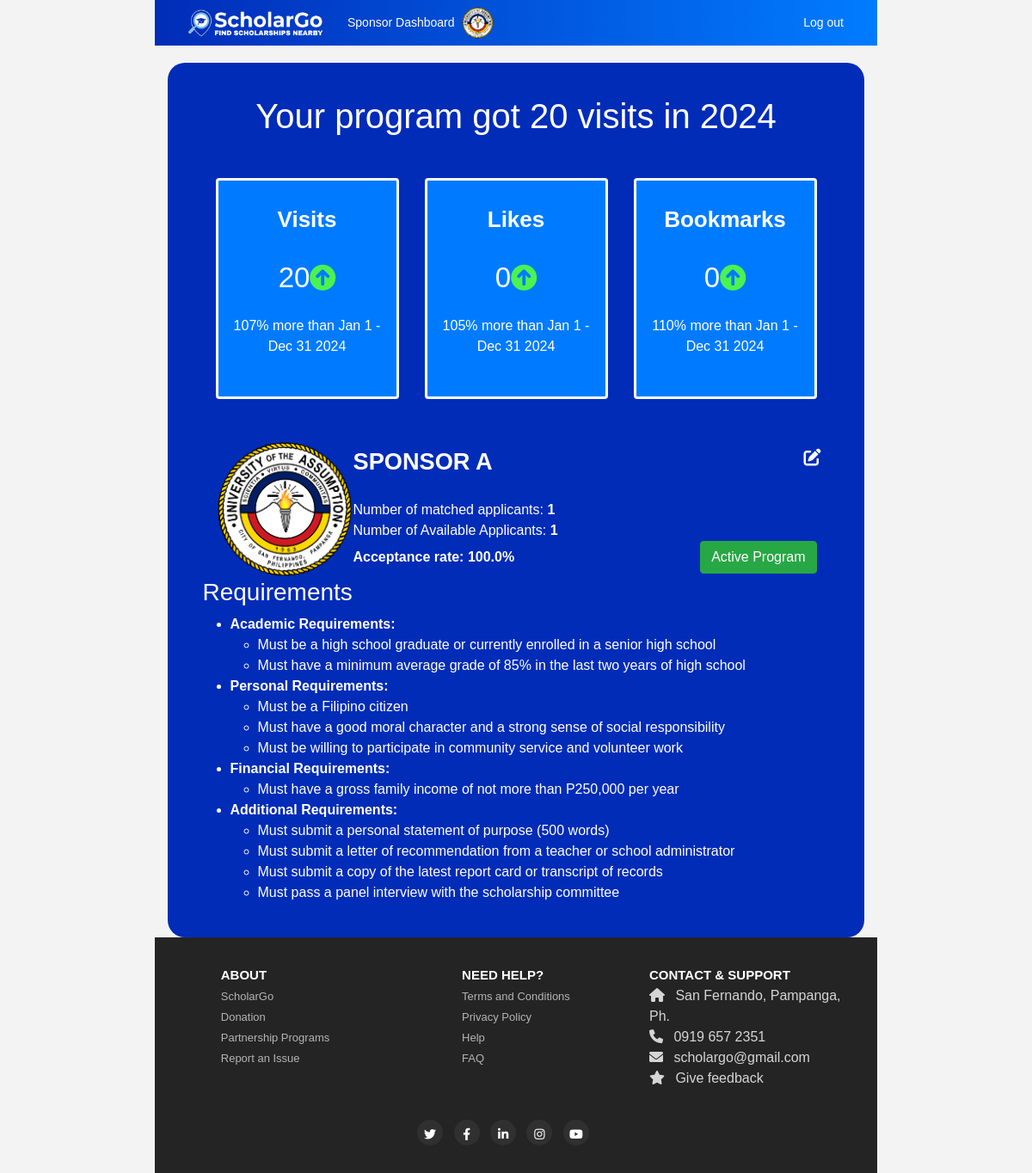
The page /sponsordashboard (signed in) on the database its author committed.
### website/models.py (models this page shows, shortened)
class Sponsorship_data(db.Model, UserMixin):
    id = db.Column(db.Integer, primary_key=True)
    sponsor_name = db.Column(db.String(150))
    persontocontact = db.Column(db.String(150), nullable=True)
    course = db.Column(db.String(150))
    url = db.Column(db.String(356), unique=True, nullable=True)
    type_of_sponsor  = db.Column(db.String(150))
    address = db.Column(db.String(150), nullable=True)
    contact_information = db.Column(db.String(150), nullable=True)
    extracurricular_activity = db.Column(db.String(150))
    email = db.Column(db.String(150), unique=True, nullable=False)
    password = db.Column(db.String(150), nullable=False)
    weight_fos = db.Column(db.Float)
    weight_gpa = db.Column(db.Float)
    weight_extracurricular_activities = db.Column(db.Float)
    weight_financial_status = db.Column(db.Float)
    passing_requirement = db.Column(db.Float)
    verified = db.Column(db.Boolean, default=False, nullable=False)
    description = db.Column(db.Text)
    full_description = db.Column(db.Text, nullable=True)
    image = db.Column(db.String(300), nullable=True)
    deadline_date = db.Column(db.Date, nullable=False)
    active = db.Column(db.Boolean, default=True, nullable=False)
    amount_per_semester = db.Column(db.Float, nullable=False)
    picture_path = db.Column(db.String(255), nullable=False)
    likes = db.relationship('User', secondary=user_sponsorship_likes, backref='liked_by')
    comments = db.relationship('Comment', backref='sponsorship', lazy=True)
    def get_follower_count(self):
        return len(self.followers)

### website/views.py (the view)
@views.route('/sponsordashboard')
@login_required
def sponsordashboard():
    current_year = datetime.now().year
    sponsorship_data = None
    matched_applicants_count = 0
    total_applicants_count = 0
    acceptance_rating = 0.0
    total_likes = 0
    visit_count = 0
    follower_count = 0  # Initialize follower_count
    if session.get('user_type') == 'Sponsorship':
        sponsorship_data = Sponsorship_data.query.filter_by(id=current_user.id).first()
        if sponsorship_data:
            total_likes = len(sponsorship_data.likes)
            follower_count = sponsorship_data.get_follower_count()
        matches, matched_applicants_count, total_applicants_count = match_students_to_sponsorships()
        if total_applicants_count > 0:
            acceptance_rating = (matched_applicants_count / total_applicants_count) * 100
        visit_count = db.session.query(user_sponsorship_visits).filter_by(sponsorship_id=sponsorship_data.id).count() if sponsorship_data else 0
    return render_template("sponsor_dashboard.html",
                           visit_count=visit_count,
                           total_likes=total_likes,
                           total_applicants_count=total_applicants_count,
                           user=current_user,
                           sponsorship_data=sponsorship_data,
                           current_year=current_year,
                           matched_applicants_count=matched_applicants_count,
                           acceptance_rating=acceptance_rating,
                           follower_count=follower_count)  # Pass the follower count

### website/templates/sponsor_dashboard.html (shortened to what this page needs)
{% extends "base.html" %}
{% block content %}
    {% if session['user_type'] == 'Sponsorship' %}
    <link rel="stylesheet" href="https://cdn.jsdelivr.net/npm/bootstrap@4.6.2/dist/css/bootstrap.min.css">
    <link rel="stylesheet" href="https://cdnjs.cloudflare.com/ajax/libs/font-awesome/6.0.0-beta3/css/all.min.css">
</head>
<body>
    <div class="analytics">
        <div class="container">
            <h1 class="text-center">Your program got <span id="visit-count">{{visit_count}}</span> visits in {{ current_year }}</h1>
            <div class="row mt-5">
                <div class="col-md-4">
                    <div class="card">
                        <div class="card-body">
                            <h5 class="card-title">Visits</h5>
                            <h1 class="card-text"><span id="visit-count-card">{{ visit_count}}</span><i class="fas fa-arrow-circle-up"></i></h1>
                            <p class="card-text-description">107% more than Jan 1 - Dec 31 2024</p>
                        </div>
                    </div>
                </div>
                <div class="col-md-4">
                    <div class="card">
                        <div class="card-body">
                            <h5 class="card-title">Likes</h5>
                            <h1 class="card-text" id="likes-count">{{ total_likes }}<i class="fas fa-arrow-circle-up"></i></h1>
                            <p class="card-text-description">105% more than Jan 1 - Dec 31 2024</p>
                        </div>
                    </div>
                </div>
                <div class="col-md-4">
                    <div class="card">
                        <div class="card-body">
                            <h5 class="card-title">Bookmarks</h5>
                            <h1 class="card-text" id="follower-count-{{ sponsorship_data.id }}">{{ follower_count }}<i class="fas fa-arrow-circle-up"></i></h1>
                            <p class="card-text-description">110% more than Jan 1 - Dec 31 2024</p>
                        </div>
                    </div>
                </div>
            </div>
            <div class="row mt-5">
                <div class="col-md-12">
                    <div class="d-flex align-items-center">
                        <img src="{{ url_for('static', filename='uploads/' + sponsorship_data.picture_path) }}" alt="University of the Assumption Logo" class="logo">
                        <div class="info" style="flex-grow: 1;">
                            <div class="d-flex justify-content-between align-items-center">
                                <span class="university-name">{{ sponsorship_data.sponsor_name }}</span>
                                <i class="fas fa-edit edit-icon"></i>
                            </div>
                            <div class="applicant-info-container mt-2">
                                <p class="applicant-info">Number of matched applicants: <strong>{{matched_applicants_count}}</strong></p>
                                <p class="applicant-info">Number of Available Applicants: <strong>{{ total_applicants_count }}</strong></p>
                                <div class="d-flex justify-content-between align-items-center">
                                    <p class="applicant-info mb-0 rate">
                                        <strong>Acceptance rate: {{ acceptance_rating | round(2) }}%</strong>
                                    </p>
                                    <button class="btn btn-success ml-3">Active Program</button>
                                </div>
                            </div>
                        </div>
                    </div>
                </div>
            </div>
        </div>
        <div class="sponsor-requirements" style="position: relative;">
            {{ sponsorship_data.full_description | safe }}
        </div>
    </div>
</div>
{% endif %}
{% endblock %}

### website/templates/base.html (shortened to what this page needs)
<!DOCTYPE html>
<html lang="en">
<head>
   <link href="https://cdn.jsdelivr.net/npm/bootstrap@5.3.0-alpha1/dist/css/bootstrap.min.css" rel="stylesheet">
  <link rel="stylesheet" href="/static/css/base.css" />
  <link rel="stylesheet" href="/static/css/footer.css"/>
  <link rel="stylesheet" href="https://cdnjs.cloudflare.com/ajax/libs/font-awesome/6.0.0-beta3/css/all.min.css" />
</head>
</head>
<body>
  <nav class="navbar navbar-expand-lg" style="background-color: #1A32D0;">
    <div class="container-fluid">
        <div class="nav-logo">
            <img src="/static/images/nav-logo.png" alt="Logo">
        </div>
        <div class="collapse navbar-collapse" id="navbarSupportedContent">
            <ul class="navbar-nav me-auto mb-2 mb-lg-0">
                {% if current_user.is_authenticated %}
                    {% if session['user_type'] == 'User' %}
                    <li class="nav-item">
                      <a class="nav-link text-white" id="home" href="/">Home</a>
                  </li>
                        <li class="nav-item">
                            <a class="nav-link text-white" id="profile" href="/profile">Profile</a>
                        </li>
                        <li class="nav-item">
                            <a class="nav-link text-white" id="sponsor-list" href="/sponsorlist">Sponsors</a>
                        </li>
                        <li class="nav-item">
                            <a class="nav-link text-white" id="bookmarks" href="/follow">
                               Bookmarks
                            </a>
                        </li>
                        <li class="nav-item dropdown">
                          <a class="nav-link dropdown-toggle text-white" href="/notifications" id="notificationsDropdown" role="button" data-bs-toggle="dropdown" aria-expanded="false">
                              Notifications
                              <span id="unreadCount" class="badge bg-danger"></span>
                          </a>
                          <ul class="dropdown-menu dropdown-menu-end" aria-labelledby="notificationsDropdown" id="notificationsList">
                              <li>
                                  <a class="dropdown-item text-center" href="/notifications">View All Notifications</a>
                              </li>
                          </ul>
                      </li>
                      </ul>
                      {% elif session['user_type'] == 'Sponsorship' %}
                      <li class="nav-item">
                          <a class="nav-link text-white" id="sponsordashboard" href="/sponsordashboard">Sponsor Dashboard</a>
                      </li>
                      <ul class="navbar-nav ms-auto mb-2 mb-lg-0">
                          <li class="nav-item">
                              <a href="/profilesponsor">
                                  <img class="rounded-circle me-2 profile-picture"
                                       style="width: 37px; height: 37px; cursor: pointer;"
                                       src="{{ url_for('static', filename='uploads/' + sponsorship_data.picture_path) }}"
                                       alt="Profile Picture">
                              </a>
                          </li>
                      </ul>
                      {% endif %}
                {% endif %}
            </ul>
            <ul class="navbar-nav ms-auto mb-2 mb-lg-0">
                {% if current_user.is_authenticated %}
                    <li class="nav-item">
                        <a class="nav-link text-white" id="logout" href="/logout">Log out</a>
                    </li>
                {% else %}
                    <li class="nav-item">
                        <a class="nav-link text-white" id="sign-sponsor" href="/sign-sponsor">Sign Up as Sponsor</a>
                    </li>
                {% endif %}
            </ul>
        </div>
    </div>
</nav>
  <div class="container">
    {% block content %} {% endblock %}
<footer>
  <div class="container">
    <div class="row">
      <div class="col-md-4 footer-column">
        <ul class="nav flex-column">
          <li class="nav-item">
            <span class="footer-title">About</span>
          </li>
          <li class="footer nav-item">
            <a class="nav-link-footer" href="#">ScholarGo</a>
          </li>
          <li class="footer nav-item">
            <a class="nav-link-footer" href="#">Donation</a>
          </li>
          <li class="footer nav-item">
            <a class="nav-link-footer" href="#">Partnership Programs</a>
          </li>
          <li class="footer nav-item">
            <a class="nav-link-footer" href="#">Report an Issue</a>
          </li>
        </ul>
      </div>
      <div class="col-md-4 footer-column">
        <ul class="nav flex-column">
          <li class="nav-item">
            <span class="footer-title">Need Help?</span>
          </li>
          <li class="nav-item">
            <a class="nav-link-footer" href="#">Terms and Conditions</a>
          </li>
          <li class="nav-item">
            <a class="nav-link-footer" href="#">Privacy Policy</a>
          </li>
          <li class="nav-item">
            <a class="nav-link-footer" href="#">Help</a>
          </li>
          <li class="nav-item">
            <a class="nav-link-footer" href="#">FAQ</a>
          </li>
        </ul>
      </div>
      <div class="col-md-4 footer-column">
        <ul class="nav flex-column">
          <li class="nav-item">
            <span class="footer-title">Contact & Support</span>
          </li>
          <li class="nav-item">
            <span class="navlink-footer"><i class="fas fa-home"></i> San Fernando, Pampanga, Ph.</span>
          </li>
          <li class="nav-item">
            <span class="navlink-footer"><i class="fas fa-phone"></i> 0919 657 2351</span>
          </li>
          <li class="nav-item">
            <span class="navlink-footer"><i class="fas fa-envelope"></i> scholargo@gmail.com</span>
          </li>
          <li class="nav-item">
            <span class="navlink-footer"><i class="fas fa-star"></i> Give feedback</span>
          </li>
        </ul>
      </div>
<div class="row icons">
<div class="col-12 text-center">
  <ul class="list-inline social-buttons">
    <li class="list-inline-item">
      <a href="#"><i class="fab fa-twitter"></i></a>
    </li>
    <li class="list-inline-item">
      <a href="#"><i class="fab fa-facebook-f"></i></a>
    </li>
    <li class="list-inline-item">
      <a href="#"><i class="fab fa-linkedin-in"></i></a>
    </li>
    <li class="list-inline-item">
      <a href="#"><i class="fab fa-instagram"></i></a>
    </li>
    <li class="list-inline-item">
      <a href="#"><i class="fab fa-youtube"></i></a>
    </li>
  </ul>
</div>
</div>
  </div>
</footer>
</body>
</html>

### rows shown on the page
Sponsorship_data: picture_path (picture), sponsor_name "SPONSOR A", full_description "Requirements Academic Requirements: Must be a high school graduate or currently enrolled in a senior high school Must have a minimum average grade of 85% in the last two years of high school Personal Requirements: Must be a Filipino citizen Must have a good moral character and a strong sense of social responsibility Must be willing to participate in community service and volunteer work Financial Requirements: Must have a gross family income of not more than P250,000 per year Additional Requirements: Must submit a personal statement of purpose (500 words) Must submit a letter of recommendation from a teacher or school administrator Must submit a copy of the latest report card or transcript…"

### other values the page prints
{{ visit_count }} "20"
{{ total_likes }} "0"
{{ follower_count }} "0"
{{ matched_applicants_count }} "1"
{{ total_applicants_count }} "1"
{{ acceptance_rating | round(2) }} "100.0"
